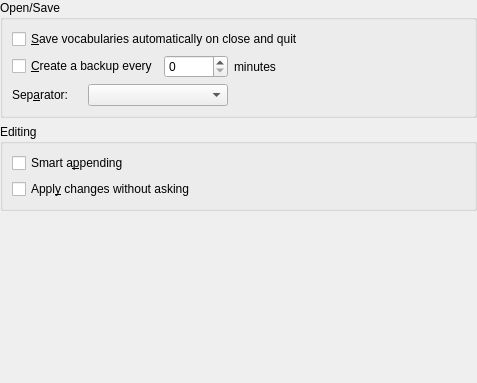
<ui version="4.0" >
 <author>Peter Hedlund</author>
 <class>GeneralOptionsBase</class>
 <widget class="QWidget" name="GeneralOptionsBase" >
  <property name="geometry" >
   <rect>
    <x>0</x>
    <y>0</y>
    <width>477</width>
    <height>383</height>
   </rect>
  </property>
  <layout class="QGridLayout" >
   <property name="leftMargin" >
    <number>0</number>
   </property>
   <property name="topMargin" >
    <number>0</number>
   </property>
   <property name="rightMargin" >
    <number>0</number>
   </property>
   <property name="bottomMargin" >
    <number>0</number>
   </property>
   <property name="horizontalSpacing" >
    <number>6</number>
   </property>
   <property name="verticalSpacing" >
    <number>6</number>
   </property>
   <item row="3" column="0" >
    <spacer>
     <property name="orientation" >
      <enum>Qt::Vertical</enum>
     </property>
     <property name="sizeType" >
      <enum>QSizePolicy::Expanding</enum>
     </property>
     <property name="sizeHint" >
      <size>
       <width>51</width>
       <height>51</height>
      </size>
     </property>
    </spacer>
   </item>
   <item row="0" column="0" >
    <widget class="KButtonGroup" name="kbuttongroup" >
     <property name="title" >
      <string>Open/Save</string>
     </property>
     <layout class="QGridLayout" >
      <property name="leftMargin" >
       <number>9</number>
      </property>
      <property name="topMargin" >
       <number>9</number>
      </property>
      <property name="rightMargin" >
       <number>9</number>
      </property>
      <property name="bottomMargin" >
       <number>9</number>
      </property>
      <property name="horizontalSpacing" >
       <number>6</number>
      </property>
      <property name="verticalSpacing" >
       <number>6</number>
      </property>
      <item row="0" column="0" colspan="5" >
       <widget class="QCheckBox" name="kcfg_AutoSave" >
        <property name="toolTip" >
         <string>Allow automatic saving of your work</string>
        </property>
        <property name="whatsThis" >
         <string>Your work will be automatically saved if you check this option</string>
        </property>
        <property name="text" >
         <string>&amp;Save vocabularies automatically on close and quit</string>
        </property>
       </widget>
      </item>
      <item row="2" column="3" colspan="2" >
       <spacer>
        <property name="orientation" >
         <enum>Qt::Horizontal</enum>
        </property>
        <property name="sizeType" >
         <enum>QSizePolicy::Expanding</enum>
        </property>
        <property name="sizeHint" >
         <size>
          <width>121</width>
          <height>20</height>
         </size>
        </property>
       </spacer>
      </item>
      <item row="1" column="4" >
       <spacer>
        <property name="orientation" >
         <enum>Qt::Horizontal</enum>
        </property>
        <property name="sizeHint" >
         <size>
          <width>61</width>
          <height>20</height>
         </size>
        </property>
       </spacer>
      </item>
      <item row="1" column="0" colspan="2" >
       <widget class="QCheckBox" name="kcfg_AutoBackup" >
        <property name="toolTip" >
         <string>Allow automatic saving of your work</string>
        </property>
        <property name="whatsThis" >
         <string>Your work will be automatically saved if you check this option</string>
        </property>
        <property name="text" >
         <string>&amp;Create a backup every</string>
        </property>
       </widget>
      </item>
      <item row="2" column="0" >
       <widget class="QLabel" name="label_sep" >
        <property name="text" >
         <string>Sep&amp;arator:</string>
        </property>
        <property name="buddy" >
         <cstring>SeparatorCombo</cstring>
        </property>
       </widget>
      </item>
      <item row="2" column="1" colspan="2" >
       <widget class="KComboBox" name="SeparatorCombo" >
        <property name="minimumSize" >
         <size>
          <width>140</width>
          <height>0</height>
         </size>
        </property>
        <property name="toolTip" >
         <string>Choose which separator you want to use to separate your data when importing and exporting text.</string>
        </property>
        <property name="whatsThis" >
         <string>Choose the separator to use to divide the parts of an expression when importing or exporting data as text.</string>
        </property>
       </widget>
      </item>
      <item row="1" column="2" >
       <widget class="KIntSpinBox" name="kcfg_BackupTime" />
      </item>
      <item row="1" column="3" >
       <widget class="QLabel" name="lblBackupInterva" >
        <property name="text" >
         <string>minutes</string>
        </property>
        <property name="buddy" >
         <cstring>kIntSpinBox1</cstring>
        </property>
       </widget>
      </item>
     </layout>
    </widget>
   </item>
   <item row="1" column="0" >
    <widget class="KButtonGroup" name="editingGroup" >
     <property name="title" >
      <string>Editing</string>
     </property>
     <layout class="QGridLayout" >
      <property name="leftMargin" >
       <number>9</number>
      </property>
      <property name="topMargin" >
       <number>9</number>
      </property>
      <property name="rightMargin" >
       <number>9</number>
      </property>
      <property name="bottomMargin" >
       <number>9</number>
      </property>
      <property name="horizontalSpacing" >
       <number>6</number>
      </property>
      <property name="verticalSpacing" >
       <number>6</number>
      </property>
      <item row="1" column="0" >
       <widget class="QCheckBox" name="kcfg_AutoEntryApply" >
        <property name="toolTip" >
         <string>Your changes will be applied automatically.</string>
        </property>
        <property name="whatsThis" >
         <string>If checked, you will not be asked if you really want this change; it will be applied automatically.</string>
        </property>
        <property name="text" >
         <string>Appl&amp;y changes without asking</string>
        </property>
       </widget>
      </item>
      <item row="0" column="0" >
       <widget class="QCheckBox" name="kcfg_SmartAppend" >
        <property name="toolTip" >
         <string>If checked, the entry dialog will popup repeatedly</string>
        </property>
        <property name="whatsThis" >
         <string>If this feature is activated, you will repeatedly be prompted with the entry dialog. After entering the first original you have to enter the corresponding translations. Afterwards you proceed with the next original and its translations until you stop by pressing the ESC key.</string>
        </property>
        <property name="text" >
         <string>Smart a&amp;ppending</string>
        </property>
       </widget>
      </item>
     </layout>
    </widget>
   </item>
  </layout>
 </widget>
 <layoutdefault spacing="6" margin="11" />
 <pixmapfunction>qPixmapFromMimeSource</pixmapfunction>
 <customwidgets>
  <customwidget>
   <class>KButtonGroup</class>
   <extends>QGroupBox</extends>
   <header>kbuttongroup.h</header>
   <container>1</container>
  </customwidget>
  <customwidget>
   <class>KComboBox</class>
   <extends>QComboBox</extends>
   <header>kcombobox.h</header>
  </customwidget>
  <customwidget>
   <class>KIntSpinBox</class>
   <extends>QSpinBox</extends>
   <header>knuminput.h</header>
  </customwidget>
 </customwidgets>
 <tabstops>
  <tabstop>kcfg_AutoSave</tabstop>
  <tabstop>kcfg_AutoBackup</tabstop>
  <tabstop>kcfg_BackupTime</tabstop>
  <tabstop>SeparatorCombo</tabstop>
  <tabstop>kcfg_SmartAppend</tabstop>
  <tabstop>kcfg_AutoEntryApply</tabstop>
 </tabstops>
 <resources/>
 <connections/>
</ui>
